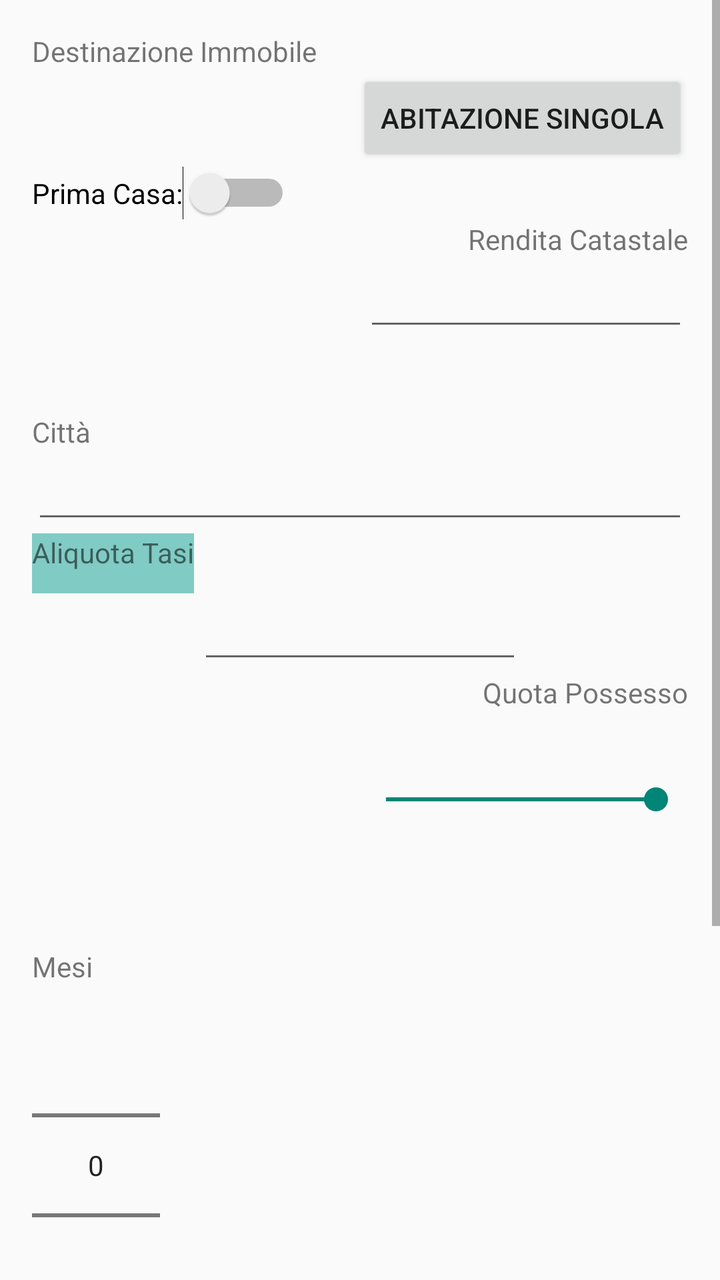
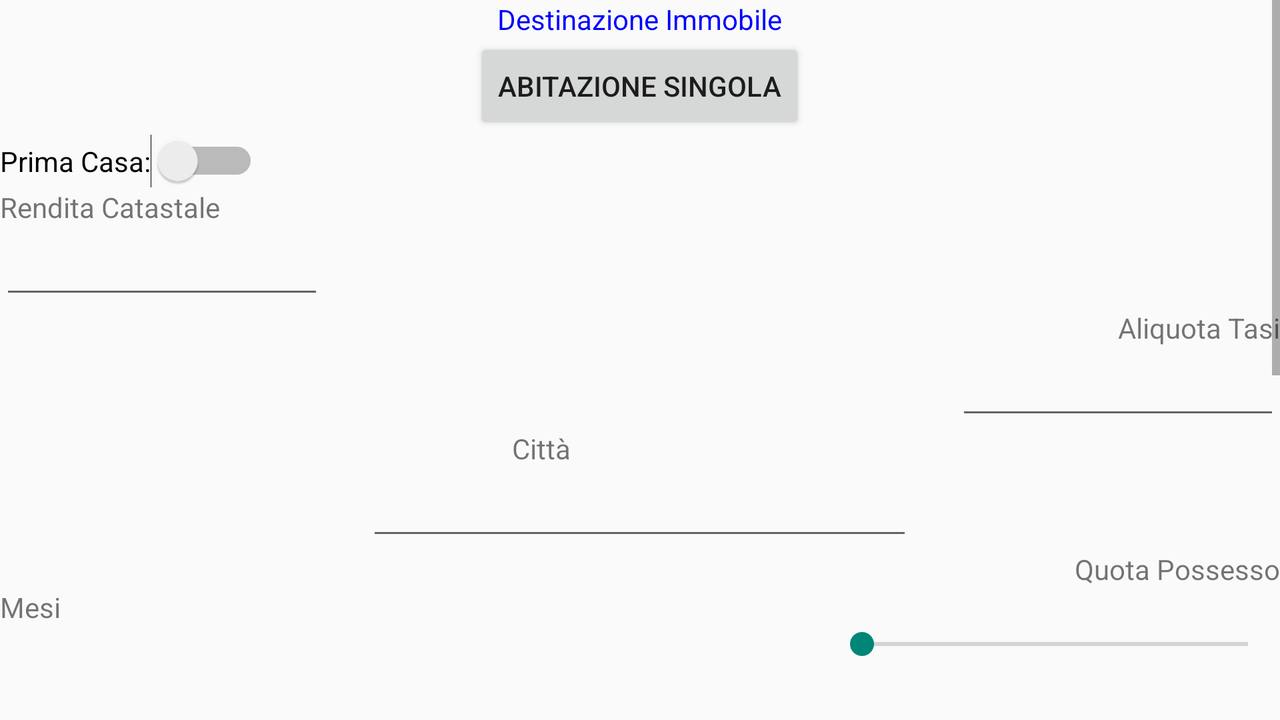

An Android layout and its configuration variant, each rendered on a device that would load it. The default file and the variant file are quoted in full after the pictures.
<!-- AndroidManifest.xml: application theme AppTheme -->
<!-- res/layout/activity_main.xml -->
<ScrollView
    xmlns:tools="http://schemas.android.com/tools"
    xmlns:android="http://schemas.android.com/apk/res/android"
    android:layout_width="fill_parent"
    android:layout_height="fill_parent">

<LinearLayout xmlns:android="http://schemas.android.com/apk/res/android"
    xmlns:tools="http://schemas.android.com/tools" android:layout_width="match_parent"
    android:layout_height="match_parent" android:paddingLeft="@dimen/activity_horizontal_margin"
    android:paddingRight="@dimen/activity_horizontal_margin"
    android:paddingTop="@dimen/activity_vertical_margin"
    android:paddingBottom="@dimen/activity_vertical_margin" tools:context=".MainActivity"
    android:orientation="vertical"
    android:weightSum="1"
    android:id="@+id/main"
    android:nestedScrollingEnabled="true">

    <TextView
        android:layout_width="wrap_content"
        android:layout_height="wrap_content"
        android:text="Destinazione Immobile"
        android:id="@+id/textView"
        android:layout_alignBaseline="@+id/renditaText"
        android:layout_alignBottom="@+id/renditaText"
        android:layout_alignParentLeft="true"
        android:layout_alignParentStart="true" />

    <Button
        android:layout_width="wrap_content"
        android:layout_height="wrap_content"
        android:text="Abitazione Singola"
        android:id="@+id/fattispecie"
        android:layout_gravity="right"
        android:layout_alignParentTop="true"
        android:layout_alignParentRight="true"
        android:layout_alignParentEnd="true" />


    <Switch
        android:layout_width="wrap_content"
        android:layout_height="wrap_content"
        android:text="Prima Casa:"
        android:id="@+id/primaCasa"
        tools:ignore="NewApi"
        android:layout_alignBaseline="@+id/comuni"
        android:layout_alignBottom="@+id/comuni"
        android:layout_alignParentRight="true"
        android:layout_alignParentEnd="true" />

    <TextView
        android:layout_width="wrap_content"
        android:layout_height="wrap_content"
        android:text="Rendita Catastale"
        android:id="@+id/renditaText"
        android:layout_gravity="right"
        android:layout_weight="0.00"
        android:layout_below="@+id/fattispecie"
        />

    <EditText
        android:layout_width="162dp"
        android:layout_height="wrap_content"
        android:id="@+id/renditaCatastale"
        android:inputType="number"
        android:autoText="true"
        android:layout_gravity="right|top"
        android:layout_below="@+id/primaCasa"
        android:layout_toLeftOf="@+id/mesiText"
        android:layout_toStartOf="@+id/mesiText" />

    <TextView
        android:layout_width="wrap_content"
        android:layout_height="wrap_content"
        android:text="Città"
        android:id="@+id/cit"
        android:layout_below="@+id/textView"
        android:layout_alignParentLeft="true"
        android:layout_alignParentStart="true"
        android:layout_marginTop="36dp" />

    <AutoCompleteTextView
        android:layout_width="match_parent"
        android:layout_height="wrap_content"
        android:id="@+id/comuni"
        android:layout_gravity="center_horizontal"
        android:layout_alignTop="@+id/numeroTitolariDetrazione"
        android:layout_alignParentRight="true"
        android:layout_alignParentEnd="true"
        android:layout_alignLeft="@+id/primaCasa"
        android:layout_alignStart="@+id/primaCasa" />

    <TextView
        android:layout_width="wrap_content"
        android:layout_height="30dp"
        android:text="Aliquota Tasi"
        android:id="@+id/aliquotaText"
        android:layout_weight="1.00"
        android:background="@color/accent_material_dark"
        android:layout_alignBaseline="@+id/comuni"
        android:layout_alignBottom="@+id/comuni"
        android:layout_toLeftOf="@+id/aliquota"
        android:layout_toStartOf="@+id/aliquota" />


    <EditText
        android:layout_width="162dp"
        android:layout_height="40dp"
        android:id="@+id/aliquota"
        android:inputType="number"
        android:autoText="true"
        android:layout_gravity="center_horizontal"
        android:layout_above="@+id/possesso"
        android:layout_toRightOf="@+id/mesi"
        android:layout_toEndOf="@+id/mesi"
        android:layout_weight="0.54" />

    <TextView
        android:layout_width="wrap_content"
        android:layout_height="wrap_content"
        android:text="Quota Possesso"
        android:id="@+id/possessoLabel"
        android:layout_alignBottom="@+id/aliquota"
        android:layout_alignRight="@+id/altriDati"
        android:layout_alignEnd="@+id/altriDati"
        android:layout_gravity="right" />

    <SeekBar
        android:layout_width="167dp"
        android:layout_height="wrap_content"
        android:progress="100"
        android:id="@+id/possesso"
        android:layout_alignTop="@+id/mesi"
        android:layout_alignRight="@+id/mesiText"
        android:layout_alignEnd="@+id/mesiText"
        android:layout_marginTop="35dp"
        android:layout_gravity="right" />

    <TextView
        android:layout_width="89dp"
        android:layout_height="wrap_content"
        android:id="@+id/possessoText"
        android:layout_gravity="right"
        android:layout_above="@+id/possesso"
        android:layout_alignParentLeft="true"
        android:layout_alignParentStart="true"
        android:layout_marginBottom="46dp" />

    <TextView
        android:layout_width="72dp"
        android:layout_height="wrap_content"
        android:text="Mesi"
        android:id="@+id/mesiText"
        android:layout_below="@+id/possessoText"
        android:layout_alignParentRight="true"
        android:layout_alignParentEnd="true" />

    <NumberPicker
        android:layout_width="wrap_content"
        android:layout_height="wrap_content"
        android:id="@+id/mesi"
        tools:ignore="NewApi"
        android:layout_above="@+id/altriDati"
        android:layout_alignParentLeft="true"
        android:layout_alignParentStart="true" />

    <Spinner
        android:layout_width="157dp"
        android:layout_height="wrap_content"
        android:id="@+id/numeroTitolariDetrazione"
        android:layout_above="@+id/calcola"
        android:layout_marginBottom="28dp"
        android:layout_toRightOf="@+id/textView"
        android:layout_toStartOf="@+id/possessoLabel"
        android:layout_toLeftOf="@+id/possessoLabel"
        android:layout_gravity="right" />

    <Button
        android:layout_width="wrap_content"
        android:layout_height="wrap_content"
        android:text="altri dati"
        android:id="@+id/altriDati"
        android:layout_alignBottom="@+id/numeroTitolariDetrazione"
        android:layout_alignParentLeft="true"
        android:layout_alignParentStart="true" />

    <Button
        android:layout_width="359dp"
        android:layout_height="wrap_content"
        android:text="Calcola"
        android:id="@+id/calcola"
        android:layout_gravity="bottom|right"
        style="@style/blueMono"
        android:layout_alignParentBottom="true"
        android:layout_alignParentLeft="true"
        android:layout_alignParentStart="true"
        android:layout_alignRight="@+id/mesiText"
        android:layout_alignEnd="@+id/mesiText" />


    <Button
        android:layout_width="359dp"
        android:layout_height="wrap_content"
        android:text="Pref"
        android:id="@+id/pref"
        android:layout_gravity="bottom|right"
        style="@style/blueMono"
        />


</LinearLayout>

    </ScrollView>
<!-- resources referenced by this layout -->
<resources>
  <dimen name="activity_horizontal_margin">16dp</dimen>
  <dimen name="activity_vertical_margin">16dp</dimen>
  <style name="blueMono" parent="TextAppearance.AppCompat.Medium">
          <item name="android:typeface">monospace</item>
          <item name="android:textSize">16sp</item>
          <item name="android:textColor">#0000FF</item>
      </style>
  <style name="AppTheme" parent="Theme.AppCompat.Light.DarkActionBar">
          
      </style>
</resources>
<!-- res/layout-land/activity_main.xml (the author's variant of the layout above) -->
<!-- drawn on the phone turned sideways -->
<ScrollView
    xmlns:tools="http://schemas.android.com/tools"
    xmlns:android="http://schemas.android.com/apk/res/android"
    android:layout_width="fill_parent"
    android:layout_height="fill_parent">

<LinearLayout xmlns:android="http://schemas.android.com/apk/res/android"
    xmlns:tools="http://schemas.android.com/tools"
    android:orientation="vertical" android:layout_width="match_parent"
    android:id="@+id/main"
    android:layout_height="match_parent">

    <TextView
        android:layout_width="wrap_content"
        android:layout_height="wrap_content"
        android:text="Destinazione Immobile"
        android:id="@+id/textView"
        android:textColor="#0000FF"
        android:layout_gravity="center_horizontal"
        android:layout_below="@+id/mesiText"
        android:layout_alignParentLeft="true"
        android:layout_alignParentStart="true" />

    <Button
        android:layout_width="wrap_content"
        android:layout_height="wrap_content"
        android:text="Abitazione Singola"
        android:id="@+id/fattispecie"
        android:layout_gravity="center_horizontal"
        android:layout_alignParentTop="true"
        android:layout_alignLeft="@+id/calcola"
        android:layout_alignStart="@+id/calcola" />

    <Switch
        android:layout_width="wrap_content"
        android:layout_height="wrap_content"
        android:text="Prima Casa:"
        android:id="@+id/primaCasa"

        tools:ignore="NewApi"
        android:layout_centerVertical="true"
        android:layout_alignParentRight="true"
        android:layout_alignParentEnd="true" />


    <TextView
        android:layout_width="wrap_content"
        android:layout_height="wrap_content"
        android:text="Rendita Catastale"
        android:id="@+id/renditaText"
        android:layout_weight="0.00"
        android:layout_alignBottom="@+id/renditaCatastale"
        android:layout_alignParentLeft="true"
        android:layout_alignParentStart="true" />

    <EditText
        android:layout_width="162dp"
        android:layout_height="wrap_content"
        android:id="@+id/renditaCatastale"
        android:inputType="number"
        android:autoText="true"
        android:layout_below="@+id/fattispecie"
        android:layout_toRightOf="@+id/textView"
        android:layout_toEndOf="@+id/textView" />

    <TextView
        android:layout_width="wrap_content"
        android:layout_height="wrap_content"
        android:text="Aliquota Tasi"
        android:id="@+id/aliquotaText"
        android:layout_gravity="right"
        android:layout_weight="0.00"
        android:layout_above="@+id/possessoText"
        android:layout_alignParentLeft="true"
        android:layout_alignParentStart="true" />

    <EditText
        android:layout_width="162dp"
        android:layout_height="wrap_content"
        android:id="@+id/aliquota"
        android:inputType="number"
        android:autoText="true"
        android:layout_gravity="right"
        android:layout_above="@+id/possessoText"
        android:layout_alignLeft="@+id/renditaCatastale"
        android:layout_alignStart="@+id/renditaCatastale" />

    <TextView
        android:layout_width="128dp"
        android:layout_height="wrap_content"
        android:text="Città"
        android:id="@+id/cit"
        android:layout_alignBottom="@+id/comuni"
        android:layout_alignParentLeft="true"
        android:layout_alignParentStart="true"
        android:layout_gravity="center_horizontal" />

    <AutoCompleteTextView
        android:layout_width="273dp"
        android:layout_height="wrap_content"
        android:id="@+id/comuni"
        android:layout_gravity="center_horizontal"
        android:layout_above="@+id/aliquota"
        android:layout_alignLeft="@+id/aliquota"
        android:layout_alignStart="@+id/aliquota" />

    <TextView
        android:layout_width="wrap_content"
        android:layout_height="wrap_content"
        android:text="Quota Possesso"
        android:id="@+id/possessoLabel"
        android:layout_weight="0.00"
        android:layout_gravity="right"
        android:layout_alignBottom="@+id/possesso"
        android:layout_alignParentLeft="true"
        android:layout_alignParentStart="true" />

    <TextView
        android:layout_width="wrap_content"
        android:layout_height="wrap_content"
        android:text="Mesi"
        android:id="@+id/mesiText"
        android:layout_weight="0.00"
        android:layout_alignParentTop="true"
        android:layout_alignLeft="@+id/primaCasa"
        android:layout_alignStart="@+id/primaCasa" />

    <SeekBar
        android:layout_width="225dp"
        android:layout_height="wrap_content"
        android:id="@+id/possesso"
        android:layout_gravity="right"
        android:layout_below="@+id/primaCasa"
        android:layout_alignRight="@+id/fattispecie"
        android:layout_alignEnd="@+id/fattispecie" />

    <TextView
        android:layout_width="274dp"
        android:layout_height="wrap_content"
        android:id="@+id/possessoText"
        android:layout_gravity="right"
        android:layout_alignRight="@+id/possesso"
        android:layout_alignEnd="@+id/possesso"
        android:layout_above="@+id/possesso" />

    <NumberPicker
        android:layout_width="wrap_content"
        android:layout_height="wrap_content"
        android:id="@+id/mesi"
        tools:ignore="NewApi"
        />

    <Spinner
        android:layout_width="157dp"
        android:layout_height="wrap_content"
        android:id="@+id/numeroTitolariDetrazione"
        android:layout_above="@+id/calcola"
        android:layout_marginBottom="28dp"
        android:layout_toRightOf="@+id/textView"
        android:layout_toStartOf="@+id/possessoLabel"
        android:layout_toLeftOf="@+id/possessoLabel"
        android:layout_gravity="right" />

    <Button
        android:layout_width="wrap_content"
        android:layout_height="60dp"
        android:text="altri dati"
        android:id="@+id/altriDati"
        android:layout_alignBottom="@+id/calcola"
        android:layout_alignParentLeft="true"
        android:layout_alignParentStart="true"
        android:layout_below="@+id/possessoLabel"
        android:layout_gravity="right" />


    <Button
        android:layout_width="match_parent"
        android:layout_height="wrap_content"
        android:text="Calcola"
        android:id="@+id/calcola"
        style="@style/blueMono"
        android:layout_alignParentBottom="true"
        android:layout_alignParentRight="true"
        android:layout_alignParentEnd="true" />


</LinearLayout>

</ScrollView>
<!-- resources referenced by the variant -->
<!-- as the phone turned sideways resolves them -->
<resources>
  <style name="blueMono" parent="TextAppearance.AppCompat.Medium">
          <item name="android:typeface">monospace</item>
          <item name="android:textSize">16sp</item>
          <item name="android:textColor">#0000FF</item>
      </style>
  <style name="AppTheme" parent="Theme.AppCompat.Light.DarkActionBar">
          
      </style>
</resources>
